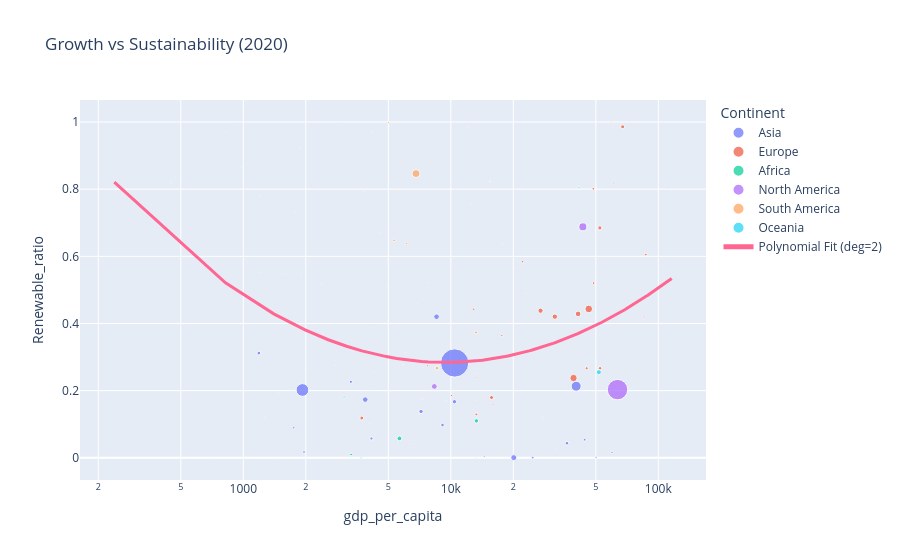

Notebook source saved alongside this figure:
### Code cell
plot_growth_vs_sustainability(gdf)

### Figure 1 — Plotly figure (JSON) as saved in the notebook; plotly's stock layout.template omitted (floating-point values rounded to 4 significant figures; data arrays with more than 128 entries replaced by an {"elided": "..."} marker saying what was removed)
{"data": [{"hovertemplate": "<b>%{hovertext}</b><br><br>Continent=Asia<br>gdp_per_capita=%{x}<br>Renewable_ratio=%{y}<br>Total_electricity=%{marker.size}<extra></extra>", "hovertext": ["Afghanistan", "Armenia", "Azerbaijan", "Bahrain", "Bangladesh", "Bhutan", "Cambodia", "China", "Cyprus", "Georgia", "India", "Indonesia", "Iraq", "Israel", "Japan", "Jordan", "Kazakhstan", "Kuwait", "Kyrgyzstan", "Lebanon", "Malaysia", "Maldives", "Mongolia", "Myanmar", "Nepal", "Oman", "Pakistan", "Philippines", "Qatar", "Saudi Arabia", "Singapore", "Sri Lanka", "Tajikistan", "Thailand", "Turkey", "Turkmenistan", "United Arab Emirates", "Uzbekistan", "Yemen"], "legendgroup": "Asia", "marker": {"color": "#636efa", "size": [0.8, 7.45, 24.38, 29.86, 75.72, 8.95, 8.45, 7735.0, 4.85, 11.16, 1563.0, 305.3, 91.75, 71.61, 964.1, 20.04, 122.1, 66.94, 16.17, 19.49, 182.8, 0.61, 6.72, 23.56, 6.33, 34.34, 136.9, 102.5, 44.65, 351.5, 50.87, 15.58, 19.73, 179.2, 305.4, 20.11, 126.5, 55.94, 3.23], "sizemode": "area", "sizeref": 19.34, "symbol": "circle"}, "mode": "markers", "name": "Asia", "orientation": "v", "showlegend": true, "type": "scatter", "x": [516.7, 4266.0, 4221.0, 20410.0, 1962.0, 3001.0, 1544.0, 10430.0, 27530.0, 4267.0, 1928.0, 3870.0, 4146.0, 44170.0, 40190.0, 4283.0, 9122.0, 24810.0, 13280.0, 4650.0, 10410.0, 6924.0, 4061.0, 1468.0, 1155.0, 14490.0, 1189.0, 3299.0, 50120.0, 20110.0, 59800.0, 3681.0, 859.1, 7187.0, 8536.0, 13280.0, 36280.0, 1751.0, 13280.0], "xaxis": "x", "y": [0.85, 0.2577, 0.05004, 0.0003349, 0.0173, 1.0, 0.5467, 0.2825, 0.1237, 0.7473, 0.2021, 0.1733, 0.05777, 0.0539, 0.2132, 0.2156, 0.0978, 0.0007469, 0.9153, 0.06208, 0.1671, 0.06557, 0.1012, 0.4801, 1.0, 0.003786, 0.3119, 0.2265, 0.0004479, 0.0005975, 0.01632, 0.3813, 0.9179, 0.138, 0.4202, 0.0, 0.04346, 0.08956, 0.1517], "yaxis": "y"}, {"hovertemplate": "<b>%{hovertext}</b><br><br>Continent=Europe<br>gdp_per_capita=%{x}<br>Renewable_ratio=%{y}<br>Total_electricity=%{marker.size}<extra></extra>", "hovertext": ["Albania", "Austria", "Belarus", "Belgium", "Bosnia and Herzegovina", "Bulgaria", "Croatia", "Czechia", "Denmark", "Estonia", "Finland", "France", "Germany", "Greece", "Hungary", "Iceland", "Ireland", "Italy", "Latvia", "Lithuania", "Luxembourg", "Malta", "Montenegro", "Netherlands", "North Macedonia", "Norway", "Poland", "Portugal", "Romania", "Serbia", "Slovakia", "Slovenia", "Spain", "Sweden", "Switzerland", "Ukraine", "United Kingdom"], "legendgroup": "Europe", "marker": {"color": "#EF553B", "size": [5.31, 69.19, 36.2, 87.89, 15.72, 40.22, 13.24, 80.15, 28.73, 6.08, 69.04, 527.2, 567.3, 48.16, 34.78, 18.78, 31.97, 278.1, 5.72, 4.53, 1.22, 2.15, 3.39, 122.8, 5.34, 154.3, 157.1, 51.54, 55.62, 37.23, 28.51, 16.89, 259.7, 163.8, 67.4, 148.3, 307.4], "sizemode": "area", "sizeref": 19.34, "symbol": "circle"}, "mode": "markers", "name": "Europe", "orientation": "v", "showlegend": true, "type": "scatter", "x": [5246.0, 48590.0, 6424.0, 45160.0, 6080.0, 10080.0, 14130.0, 13280.0, 61060.0, 23030.0, 48740.0, 39030.0, 46210.0, 17620.0, 15980.0, 59270.0, 85270.0, 31710.0, 17730.0, 20230.0, 116000.0, 27880.0, 7677.0, 52400.0, 5917.0, 67330.0, 15720.0, 22180.0, 12900.0, 7721.0, 13280.0, 25520.0, 27060.0, 52270.0, 87100.0, 3725.0, 41060.0], "xaxis": "x", "y": [1.0, 0.801, 0.03508, 0.2669, 0.3117, 0.1857, 0.6458, 0.1296, 0.8162, 0.4885, 0.5204, 0.2376, 0.4433, 0.3644, 0.1587, 1.0, 0.421, 0.4204, 0.6364, 0.5673, 0.7951, 0.1163, 0.5221, 0.2667, 0.2772, 0.9857, 0.1796, 0.5842, 0.4425, 0.2742, 0.2403, 0.3304, 0.4381, 0.6847, 0.6052, 0.1184, 0.4286], "yaxis": "y"}, {"hovertemplate": "<b>%{hovertext}</b><br><br>Continent=Africa<br>gdp_per_capita=%{x}<br>Renewable_ratio=%{y}<br>Total_electricity=%{marker.size}<extra></extra>", "hovertext": ["Algeria", "Angola", "Benin", "Botswana", "Burkina Faso", "Burundi", "Cameroon", "Central African Republic", "Chad", "Comoros", "Congo", "Djibouti", "Egypt", "Equatorial Guinea", "Eritrea", "Eswatini", "Ethiopia", "Gabon", "Gambia", "Ghana", "Guinea", "Guinea-Bissau", "Kenya", "Lesotho", "Liberia", "Libya", "Madagascar", "Malawi", "Mali", "Mauritania", "Mauritius", "Morocco", "Mozambique", "Namibia", "Niger", "Nigeria", "Rwanda", "Sao Tome and Principe", "Senegal", "Seychelles", "Sierra Leone", "Somalia", "South Africa", "South Sudan", "Sudan", "Togo", "Tunisia", "Uganda", "Zambia", "Zimbabwe"], "legendgroup": "Africa", "marker": {"color": "#00cc96", "size": [72.73, 16.59, 0.23, 2.06, 1.64, 0.35, 8.29, 0.15, 0.29, 0.13, 3.83, 0.05, 189.3, 1.41, 0.42, 0.74, 14.23, 2.2, 0.29, 20.2, 3.2, 0.08, 11.75, 0.5, 0.89, 30.1, 1.97, 1.71, 3.2, 1.77, 2.74, 38.38, 19.34, 1.95, 0.43, 29.73, 0.91, 0.1, 5.23, 0.6, 0.21, 0.38, 221.9, 0.54, 16.47, 0.58, 19.58, 4.45, 15.1, 7.59], "sizemode": "area", "sizeref": 19.34, "symbol": "circle"}, "mode": "markers", "name": "Africa", "orientation": "v", "showlegend": true, "type": "scatter", "x": [3307.0, 1776.0, 1291.0, 6405.0, 857.9, 239.0, 1537.0, 492.8, 659.3, 1421.0, 13280.0, 3425.0, 13280.0, 7143.0, 13280.0, 3424.0, 936.3, 6882.0, 13280.0, 2206.0, 1194.0, 727.5, 1879.0, 875.4, 632.9, 3699.0, 471.5, 636.8, 862.5, 1702.0, 8628.0, 3059.0, 448.5, 4179.0, 567.7, 2097.0, 797.9, 2158.0, 1472.0, 10760.0, 509.4, 438.3, 5656.0, 13280.0, 486.4, 915.0, 3522.0, 822.0, 985.1, 1215.0], "xaxis": "x", "y": [0.0099, 0.7294, 0.04348, 0.004854, 0.128, 0.6857, 0.6574, 1.0, 0.03448, 0.0, 0.2507, 0.0, 0.11, 0.3475, 0.02381, 0.9459, 0.9993, 0.4591, 0.0, 0.3653, 0.7781, 0.0, 0.9217, 1.0, 0.5955, 0.0003322, 0.3452, 0.8772, 0.3625, 0.2712, 0.208, 0.1829, 0.8195, 0.9692, 0.1163, 0.2607, 0.6484, 0.1, 0.1912, 0.1167, 0.9048, 0.07895, 0.05781, 0.01852, 0.6551, 0.2586, 0.04341, 0.9708, 0.8675, 0.552], "yaxis": "y"}, {"hovertemplate": "<b>%{hovertext}</b><br><br>Continent=North America<br>gdp_per_capita=%{x}<br>Renewable_ratio=%{y}<br>Total_electricity=%{marker.size}<extra></extra>", "hovertext": ["Antigua and Barbuda", "Aruba", "Bahamas", "Barbados", "Belize", "Canada", "Cayman Islands", "Costa Rica", "Cuba", "Dominica", "Dominican Republic", "El Salvador", "Grenada", "Guatemala", "Haiti", "Honduras", "Jamaica", "Mexico", "Nicaragua", "Panama", "Puerto Rico", "Saint Kitts and Nevis", "Saint Lucia", "Saint Vincent and the Grenadines", "Trinidad and Tobago", "United States"], "legendgroup": "North America", "marker": {"color": "#ab63fa", "size": [0.33, 0.88, 1.99, 1.0, 0.62, 624.1, 0.69, 11.74, 18.6, 0.16, 16.64, 6.26, 0.2, 13.42, 0.92, 11.31, 4.07, 325.5, 4.42, 11.05, 17.14, 0.21, 0.33, 0.15, 8.21, 4043.0], "sizemode": "area", "sizeref": 19.34, "symbol": "circle"}, "mode": "markers", "name": "North America", "orientation": "v", "showlegend": true, "type": "scatter", "x": [13990.0, 13280.0, 13280.0, 15370.0, 4115.0, 43290.0, 85080.0, 12140.0, 9478.0, 7004.0, 7268.0, 3799.0, 9262.0, 4603.0, 1272.0, 2389.0, 4665.0, 8329.0, 1905.0, 12510.0, 32290.0, 13280.0, 13280.0, 13280.0, 15430.0, 63590.0], "xaxis": "x", "y": [0.06061, 0.1705, 0.0, 0.07, 0.3871, 0.6878, 0.02899, 0.9838, 0.1683, 0.25, 0.1743, 0.7939, 0.0, 0.6714, 0.1196, 0.5172, 0.1572, 0.2126, 0.5475, 0.7557, 0.02742, 0.04762, 0.0, 0.2667, 0.001218, 0.2032], "yaxis": "y"}, {"hovertemplate": "<b>%{hovertext}</b><br><br>Continent=South America<br>gdp_per_capita=%{x}<br>Renewable_ratio=%{y}<br>Total_electricity=%{marker.size}<extra></extra>", "hovertext": ["Argentina", "Brazil", "Chile", "Colombia", "Ecuador", "Guyana", "Paraguay", "Peru", "Suriname", "Uruguay"], "legendgroup": "South America", "marker": {"color": "#FFA15A", "size": [138.7, 614.4, 91.2, 77.14, 31.28, 1.16, 46.5, 52.82, 1.92, 13.54], "sizemode": "area", "sizeref": 19.34, "symbol": "circle"}, "mode": "markers", "name": "South America", "orientation": "v", "showlegend": true, "type": "scatter", "x": [8579.0, 6797.0, 13230.0, 5335.0, 5600.0, 6956.0, 5001.0, 6127.0, 4917.0, 15440.0], "xaxis": "x", "y": [0.2671, 0.8464, 0.3735, 0.6478, 0.7938, 0.1293, 0.9985, 0.6384, 0.5104, 0.8227], "yaxis": "y"}, {"hovertemplate": "<b>%{hovertext}</b><br><br>Continent=Oceania<br>gdp_per_capita=%{x}<br>Renewable_ratio=%{y}<br>Total_electricity=%{marker.size}<extra></extra>", "hovertext": ["Australia", "Fiji", "Kiribati", "Nauru", "New Caledonia", "New Zealand", "Papua New Guinea", "Samoa", "Solomon Islands", "Tonga", "Vanuatu"], "legendgroup": "Oceania", "marker": {"color": "#19d3f3", "size": [250.9, 1.1, 0.03, 0.04, 3.15, 43.19, 4.64, 0.16, 0.1, 0.07, 0.07], "sizemode": "area", "sizeref": 19.34, "symbol": "circle"}, "mode": "markers", "name": "Oceania", "orientation": "v", "showlegend": true, "type": "scatter", "x": [51690.0, 5058.0, 1654.0, 10580.0, 13280.0, 41440.0, 2757.0, 4068.0, 2251.0, 4625.0, 2870.0], "xaxis": "x", "y": [0.255, 0.6364, 0.0, 0.0, 0.1333, 0.805, 0.2759, 0.375, 0.0, 0.1429, 0.2857], "yaxis": "y"}, {"line": {"width": 3}, "mode": "lines", "name": "Polynomial Fit (deg=2)", "type": "scatter", "x": {"elided": "200 float values"}, "y": {"elided": "200 float values"}}], "layout": {"legend": {"itemsizing": "constant", "title": {"text": "Continent"}, "tracegroupgap": 0}, "title": {"text": "Growth vs Sustainability (2020)"}, "xaxis": {"anchor": "y", "domain": [0, 1], "title": {"text": "gdp_per_capita"}, "type": "log"}, "yaxis": {"anchor": "x", "domain": [0, 1], "title": {"text": "Renewable_ratio"}}}}
